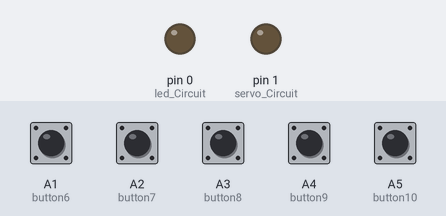
Simulated run of this sketch. Board: Arduino Uno, built with avr-gcc and run on an emulated ATmega328P. Parts: output pins drawn as LEDs (lit = HIGH). The inputs (shaded band) are chosen by the test bench; at power-on: A1 (button6), A2 (button7), A3 (button8), A4 (button9), A5 (button10) HIGH.

Above: at 1.2 s.
1.3 s: A3 (button8) pulled LOW for 0.15 s
At 1.37 s:
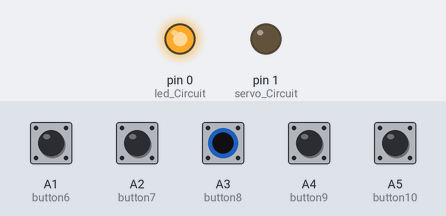
Timing chart, 0 to 4.3 s (numbered marks = the images above; inputs shaded):
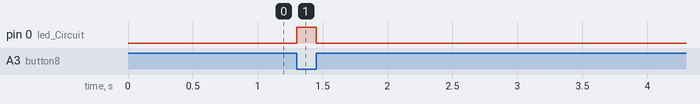

Measured:
- after the input at 1.3 s, pin 0 (led_Circuit): LOW → HIGH at once, → LOW 0.15 s later

The sketch:

row_2_pullup.ino
```cpp
//ARDUINO ROW 2
//SERVO CIRCUIT CHECKER

//list of Digital Pins for soft buttons
int button6 = A1;
int button7 = A2;
int button8 = A3;
int button9 = A4;
int button10 = A5;

//keeping track of what state the buttons are in
int button6Reading;
int button7Reading;
int button8Reading;
int button9Reading;
int button10Reading;

//Challenge pins
int led_Circuit = 0;
int servo_Circuit = 1;
int dc_1_Circuit = 2;
int dc_2_Circuit = 3;

//LED Circuit Checker
int row_1 = 5;
//int row_2 = 6;
int row_3 = 9;
int row_4 = 10;
int row_5 = 11;
int row_6 = 12;


void setup() {
  pinMode(button6, INPUT_PULLUP);
  pinMode(button7, INPUT_PULLUP);
  pinMode(button8, INPUT_PULLUP);
  pinMode(button9, INPUT_PULLUP);
  pinMode(button10, INPUT_PULLUP);

  pinMode(led_Circuit, OUTPUT);
  pinMode(servo_Circuit, OUTPUT);
  pinMode(dc_1_Circuit, OUTPUT);
  pinMode(dc_2_Circuit, OUTPUT);

  pinMode(row_1, INPUT);
  //pinMode(row_2, INPUT);
  pinMode(row_3, INPUT);
  pinMode(row_4, INPUT);
  pinMode(row_5, INPUT);
  pinMode(row_6, INPUT);
}

void loop() {
  button6Reading = digitalRead(button6);
  button7Reading = digitalRead(button7);
  button8Reading = digitalRead(button8);
  button9Reading = digitalRead(button9);
  button10Reading = digitalRead(button10);

  //LED Circuit
  if (button8Reading == 0) {
    digitalWrite(led_Circuit, HIGH);
  }
  else {
    digitalWrite(led_Circuit, LOW);
  }

  //Servo Circuit
  if (button7Reading == 0 && button9Reading == 0 && row_1 == 1 && row_3 == 1 && row_4 == 1 && row_5 == 1 && row_6 == 1) {
    digitalWrite(servo_Circuit, HIGH);
  }
  else {
    digitalWrite(servo_Circuit, LOW);
  }

  //DC 1
  if (button7Reading == 0) {
    digitalWrite(dc_1_Circuit, HIGH);
  }
  else {
    digitalWrite(dc_1_Circuit, LOW);
  }

  //DC 2
  if (button7Reading == 0) {
    digitalWrite(dc_2_Circuit, HIGH);
  }
  else {
    digitalWrite(dc_2_Circuit, LOW);
  }

}
```
